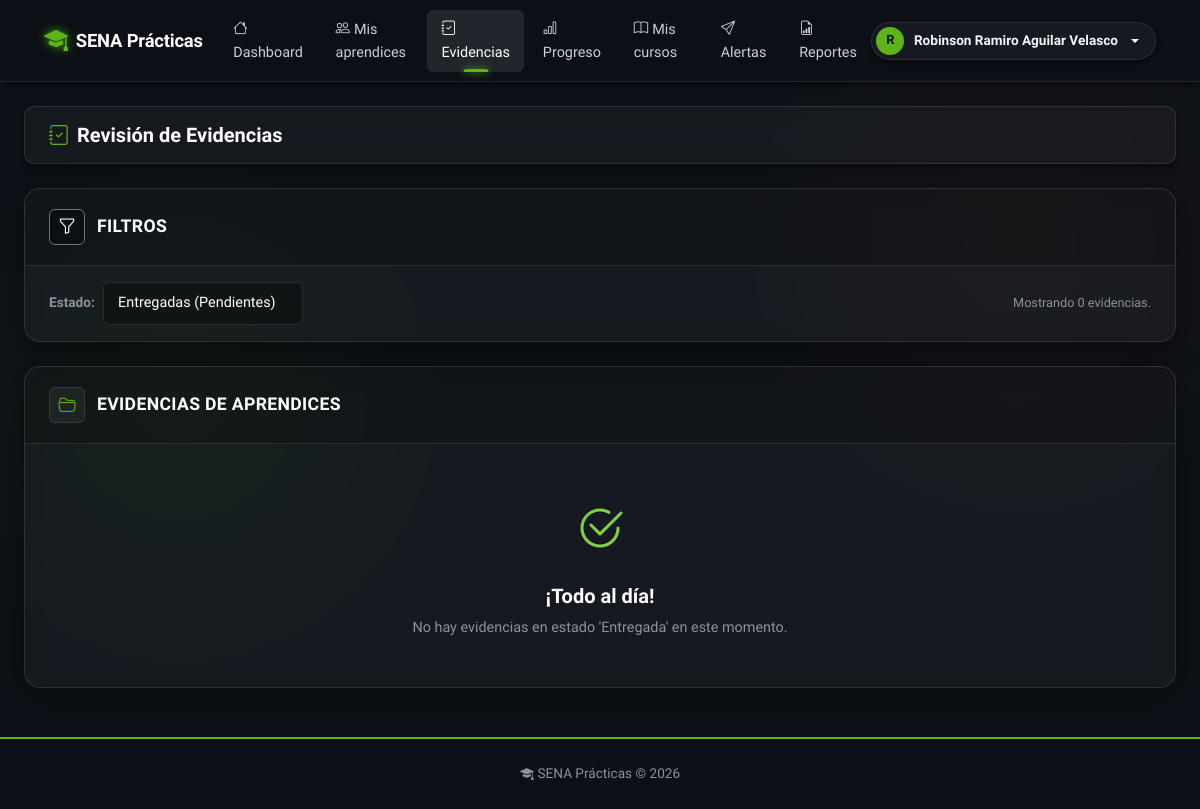
The app's page /instructor/evidencias/revisar (signed in) with its own data.
### app/models/usuario.py (models this page shows, shortened)
class Usuario(db.Model, UserMixin):
    __tablename__ = 'usuario'
    id_usuario       = db.Column(db.Integer, primary_key=True)
    tipo_documento   = db.Column(db.String(20))
    numero_documento = db.Column(db.String(30))
    nombres          = db.Column(db.String(100), nullable=False)
    apellidos        = db.Column(db.String(100), nullable=False)
    correo           = db.Column(db.String(100), unique=True, nullable=False)
    telefono         = db.Column(db.String(20))
    password_hash    = db.Column(db.String(255), nullable=False)
    estado           = db.Column(db.Boolean, default=True)
    fecha_creacion   = db.Column(db.DateTime, default=lambda: datetime.now(timezone.utc))
    roles            = db.relationship('UsuarioRol', back_populates='usuario')
    instructor       = db.relationship('Instructor', back_populates='usuario', uselist=False)
    aprendiz         = db.relationship('Aprendiz', back_populates='usuario', uselist=False)
    historial        = db.relationship('HistorialCambios', back_populates='usuario')
    notificaciones   = db.relationship('Notificacion', back_populates='usuario')

### app/routes/instructor.py (the view)
@bp.route('/evidencias/revisar')
@login_required
@role_required('instructor')
def revisar_evidencias():
    aprendices = _aprendices_del_instructor()
    ids = [ap.id_aprendiz for ap in aprendices]
    estado_filtro = request.args.get('estado', 'Entregada')
    evidencias = (Evidencia.query
                  .filter(Evidencia.id_aprendiz.in_(ids),
                          Evidencia.estado == estado_filtro)
                  .order_by(Evidencia.fecha_entrega.desc()).all())
    return render_template('instructor/revisar_evidencias.html',
                           evidencias=evidencias,
                           estado_filtro=estado_filtro)

### app/routes/instructor.py (called while the page is built)
def _get_instructor():
    return current_user.instructor

def _aprendices_del_instructor():
    inst = _get_instructor()
    if not inst:
        return []
    ids_cursos = [ci.id_curso for ci in inst.cursos]
    if not ids_cursos:
        return []
    ids_aprendiz = db.session.query(CursoAprendiz.id_aprendiz).filter(
        CursoAprendiz.id_curso.in_(ids_cursos)
    ).distinct().all()
    ids_aprendiz = [r[0] for r in ids_aprendiz]
    return Aprendiz.query.filter(Aprendiz.id_aprendiz.in_(ids_aprendiz)).all()

### app/utils.py (called while the page is built)
def role_required(*roles):
    def decorator(f):
        @wraps(f)
        def decorated(*args, **kwargs):
            if not current_user.is_authenticated:
                flash('Inicia sesión para continuar.', 'warning')
                return redirect(url_for('auth.login'))
            user_roles = {ur.rol.nombre.lower() for ur in current_user.roles}
            required = {r.lower() for r in roles}
            if not user_roles.intersection(required):
                flash('No tienes permiso para acceder a esa sección.', 'danger')
                return abort(403)
            return f(*args, **kwargs)
        return decorated
    return decorator

### app/templates/instructor/revisar_evidencias.html (shortened to what this page needs)
{% extends 'base.html' %}
{% block content %}
<div class="page-toolbar">
  <h2 class="m-0" style="font-size: 1.25rem; font-weight: 600;"><i class="bi bi-journal-check text-primary me-2"></i>Revisión de Evidencias</h2>
</div>
<div class="biblioteca-shell mb-4">
  <div class="biblioteca-shell-header">
    <div class="shell-header-icon bg-dark text-white border-secondary"><i class="bi bi-funnel"></i></div>
    <h4>Filtros</h4>
  </div>
  <div class="biblioteca-shell-body py-3">
    <form method="GET" action="{{ url_for('instructor.revisar_evidencias') }}" class="d-flex align-items-center gap-3 flex-wrap">
      <div class="d-flex align-items-center gap-2">
        <label for="estado" class="form-label m-0 text-muted fw-bold">Estado:</label>
        <select name="estado" id="estado" class="form-select form-select-sm" style="width: 200px;" onchange="this.form.submit()">
          <option value="Entregada" {% if estado_filtro == 'Entregada' %}selected{% endif %}>Entregadas (Pendientes)</option>
        </select>
      </div>
      <div class="ms-auto text-muted small">
        Mostrando {{ evidencias|length }} evidencias.
      </div>
    </form>
  </div>
</div>
<div class="biblioteca-shell">
  <div class="biblioteca-shell-header">
    <div class="shell-header-icon"><i class="bi bi-folder2-open"></i></div>
    <h4>Evidencias de Aprendices</h4>
  </div>
  <div class="biblioteca-shell-body p-0">
    {% if evidencias %}
    <div class="table-responsive">
      <table class="biblioteca-table mb-0">
        <thead>
          <tr>
            <th>ID</th>
            <th>Aprendiz / Ficha</th>
            <th>Tipo / Fecha</th>
            <th>Contenido Evidencia</th>
            <th>Estado</th>
            {% if estado_filtro == 'Entregada' %}
            <th class="text-end">Evaluar</th>
            {% endif %}
          </tr>
        </thead>
        <tbody>
          {% for ev in evidencias %}
          <tr>
            <td>#{{ ev.id_evidencia }}</td>
            <td>
              <div class="fw-medium text-primary">{{ ev.aprendiz.usuario.nombres }} {{ ev.aprendiz.usuario.apellidos }}</div>
              <div class="small text-muted">Ficha: {{ ev.aprendiz.ficha or 'N/A' }}</div>
            </td>
            <td>
              <div>
                {% if ev.tipo == 'archivo' %}<span class="badge-lib badge-gray mb-1"><i class="bi bi-file-earmark-arrow-down me-1"></i> Archivo</span>
                {% elif ev.tipo == 'enlace' %}<span class="badge-lib badge-gray mb-1"><i class="bi bi-link-45deg me-1"></i> Enlace</span>
                {% else %}<span class="badge-lib badge-gray mb-1"><i class="bi bi-text-left me-1"></i> Texto</span>{% endif %}
              </div>
              <span class="ts-label">{{ ev.fecha_entrega.strftime('%Y-%m-%d %H:%M') if ev.fecha_entrega else 'N/A' }}</span>
            </td>
            <td style="max-width: 250px;">
              {% if ev.tipo == 'enlace' %}
                <a href="{{ ev.contenido }}" target="_blank" class="text-info text-decoration-none text-truncate d-block" title="{{ ev.contenido }}">Abrir enlace <i class="bi bi-box-arrow-up-right ms-1" style="font-size: 0.7rem;"></i></a>
              {% elif ev.tipo == 'archivo' %}
                <a href="{{ url_for('static', filename=ev.contenido) }}" target="_blank" class="text-success text-decoration-none"><i class="bi bi-download me-1"></i> Descargar archivo</a>
              {% else %}
                <div class="text-truncate" title="{{ ev.contenido }}">{{ ev.contenido }}</div>
              {% endif %}
            </td>
            <td>
              {% if ev.estado == 'Entregada' %}<span class="badge-lib badge-cyan">Pendiente Rev.</span>
              {% elif ev.estado == 'Aprobada' %}<span class="badge-lib badge-green">Aprobada</span>
              {% elif ev.estado == 'No Aprobada' %}<span class="badge-lib badge-red">Rechazada</span>
              {% endif %}
            </td>
            {% if estado_filtro == 'Entregada' %}
            <td>
              <div class="d-flex justify-content-end gap-2">
                <button type="button" class="btn btn-sm btn-info" data-bs-toggle="modal" data-bs-target="#modalEvaluar{{ ev.id_evidencia }}" title="Calificar Evidencia">
                  <i class="bi bi-ui-checks"></i> Evaluar
                </button>
              </div>
            </td>
            {% endif %}
          </tr>
          {% endfor %}
        </tbody>
      </table>
    </div>
    {% else %}
    <div class="empty-state">
      <i class="bi bi-check2-circle text-success" style="opacity: 0.8 !important;"></i>
      <h5 class="text-white mt-3">¡Todo al día!</h5>
      <p>No hay evidencias en estado '{{ estado_filtro }}' en este momento.</p>
    </div>
    {% endif %}
  </div>
</div>
{% endblock %}

### app/templates/base.html (shortened to what this page needs)
<!DOCTYPE html>
<html lang="es">
<head>
  <link rel="stylesheet" href="{{ url_for('static', filename='bootstrap/css/bootstrap.min.css') }}">
  <link rel="stylesheet" href="https://cdn.jsdelivr.net/npm/bootstrap-icons@1.11.3/font/bootstrap-icons.min.css">
  <link rel="stylesheet" href="{{ url_for('static', filename='biblioteca.css') }}">
</head>
<body class="biblioteca-body">
{% if current_user.is_authenticated %}
<nav class="navbar biblioteca-nav navbar-expand-lg">
  <div class="container-fluid px-4">
    <a class="navbar-brand" href="{{ url_for('auth.landing') }}">
      <i class="bi bi-mortarboard-fill brand-icon"></i>
      SENA Prácticas
    </a>
    <div class="collapse navbar-collapse" id="navMain">
      <ul class="navbar-nav me-auto gap-1">
        {% set rol = namespace(nombre='') %}
        {% for ur in current_user.roles %}
          {% if ur.rol.nombre == 'superusuario' %}{% set rol.nombre = 'superusuario' %}
          {% elif ur.rol.nombre == 'instructor' and rol.nombre != 'superusuario' %}{% set rol.nombre = 'instructor' %}
          {% elif ur.rol.nombre == 'aprendiz' and rol.nombre == '' %}{% set rol.nombre = 'aprendiz' %}
          {% endif %}
        {% endfor %}
        {% if rol.nombre == 'aprendiz' %}
          <li class="nav-item"><a class="nav-link {% if request.endpoint == 'aprendiz.dashboard' %}active{% endif %}"
            href="{{ url_for('aprendiz.dashboard') }}"><i class="bi bi-house me-1"></i>Dashboard</a></li>
          <li class="nav-item"><a class="nav-link {% if 'evidencias_subir' in request.endpoint %}active{% endif %}"
            href="{{ url_for('aprendiz.evidencias_subir') }}"><i class="bi bi-upload me-1"></i>Subir evidencias</a></li>
          <li class="nav-item"><a class="nav-link {% if 'progreso' in request.endpoint %}active{% endif %}"
            href="{{ url_for('aprendiz.progreso') }}"><i class="bi bi-graph-up me-1"></i>Mi progreso</a></li>
          <li class="nav-item"><a class="nav-link {% if 'informacion' in request.endpoint %}active{% endif %}"
            href="{{ url_for('aprendiz.informacion') }}"><i class="bi bi-person-lines-fill me-1"></i>Mi información</a></li>
          <li class="nav-item"><a class="nav-link {% if 'notificaciones' in request.endpoint %}active{% endif %}"
            href="{{ url_for('aprendiz.notificaciones') }}"><i class="bi bi-bell me-1"></i>Notificaciones</a></li>
          <li class="nav-item"><a class="nav-link {% if 'mis_evidencias' in request.endpoint %}active{% endif %}"
            href="{{ url_for('aprendiz.mis_evidencias') }}"><i class="bi bi-folder2-open me-1"></i>Mis evidencias</a></li>
        {% elif rol.nombre == 'instructor' %}
          <li class="nav-item"><a class="nav-link {% if request.endpoint == 'instructor.dashboard' %}active{% endif %}"
            href="{{ url_for('instructor.dashboard') }}"><i class="bi bi-house me-1"></i>Dashboard</a></li>
          <li class="nav-item"><a class="nav-link {% if 'aprendices' in request.endpoint %}active{% endif %}"
            href="{{ url_for('instructor.aprendices') }}"><i class="bi bi-people me-1"></i>Mis aprendices</a></li>
          <li class="nav-item"><a class="nav-link {% if 'revisar' in request.endpoint %}active{% endif %}"
            href="{{ url_for('instructor.revisar_evidencias') }}"><i class="bi bi-journal-check me-1"></i>Evidencias</a></li>
          <li class="nav-item"><a class="nav-link {% if 'progreso_aprendices' in request.endpoint %}active{% endif %}"
            href="{{ url_for('instructor.progreso_aprendices') }}"><i class="bi bi-bar-chart me-1"></i>Progreso</a></li>
          <li class="nav-item"><a class="nav-link {% if 'mis_cursos' in request.endpoint %}active{% endif %}"
            href="{{ url_for('instructor.mis_cursos') }}"><i class="bi bi-book me-1"></i>Mis cursos</a></li>
          <li class="nav-item"><a class="nav-link {% if 'alertas' in request.endpoint %}active{% endif %}"
            href="{{ url_for('instructor.alertas') }}"><i class="bi bi-send me-1"></i>Alertas</a></li>
          <li class="nav-item"><a class="nav-link {% if 'reportes' in request.endpoint %}active{% endif %}"
            href="{{ url_for('instructor.reportes') }}"><i class="bi bi-file-earmark-bar-graph me-1"></i>Reportes</a></li>
        {% endif %}
      </ul>
      <div class="dropdown">
        <a class="nav-user-pill dropdown-toggle" data-bs-toggle="dropdown" href="#" id="userDropdown">
          <span class="avatar">{{ current_user.nombres[0] | upper }}</span>
          {{ current_user.nombres }} {{ current_user.apellidos }}
        </a>
          {% set icon_color = 'var(--accent-amber)' %}
          {% if rol.nombre == 'superusuario' %}{% set icon_color = 'var(--accent-purple)' %}
          {% elif rol.nombre == 'instructor' %}{% set icon_color = 'var(--accent-green)' %}
          {% endif %}
          {% set icon_style = 'style="color: ' ~ icon_color ~ '; font-size: 0.5rem;"' %}
      </div>
    </div>
  </div>
</nav>
{% endif %}
<main class="{% if current_user.is_authenticated %}container-fluid px-4 py-4{% endif %}">
  {% block content %}{% endblock %}
</main>
{% if current_user.is_authenticated %}
<footer class="biblioteca-footer text-center mt-4">
  <div class="container">
    <span><i class="bi bi-mortarboard-fill me-1"></i>SENA Prácticas &copy; {{ moment().year if moment else 2026 }}</span>
  </div>
</footer>
{% endif %}
</body>
</html>

### records on screen
Usuario: nombres "R", nombres "Robinson Ramiro", apellidos "Aguilar Velasco"

### other values on screen
{{ evidencias|length }} "0"
{{ estado_filtro }} "Entregada"
{{ moment().year if moment else 2026 }} "2026"
